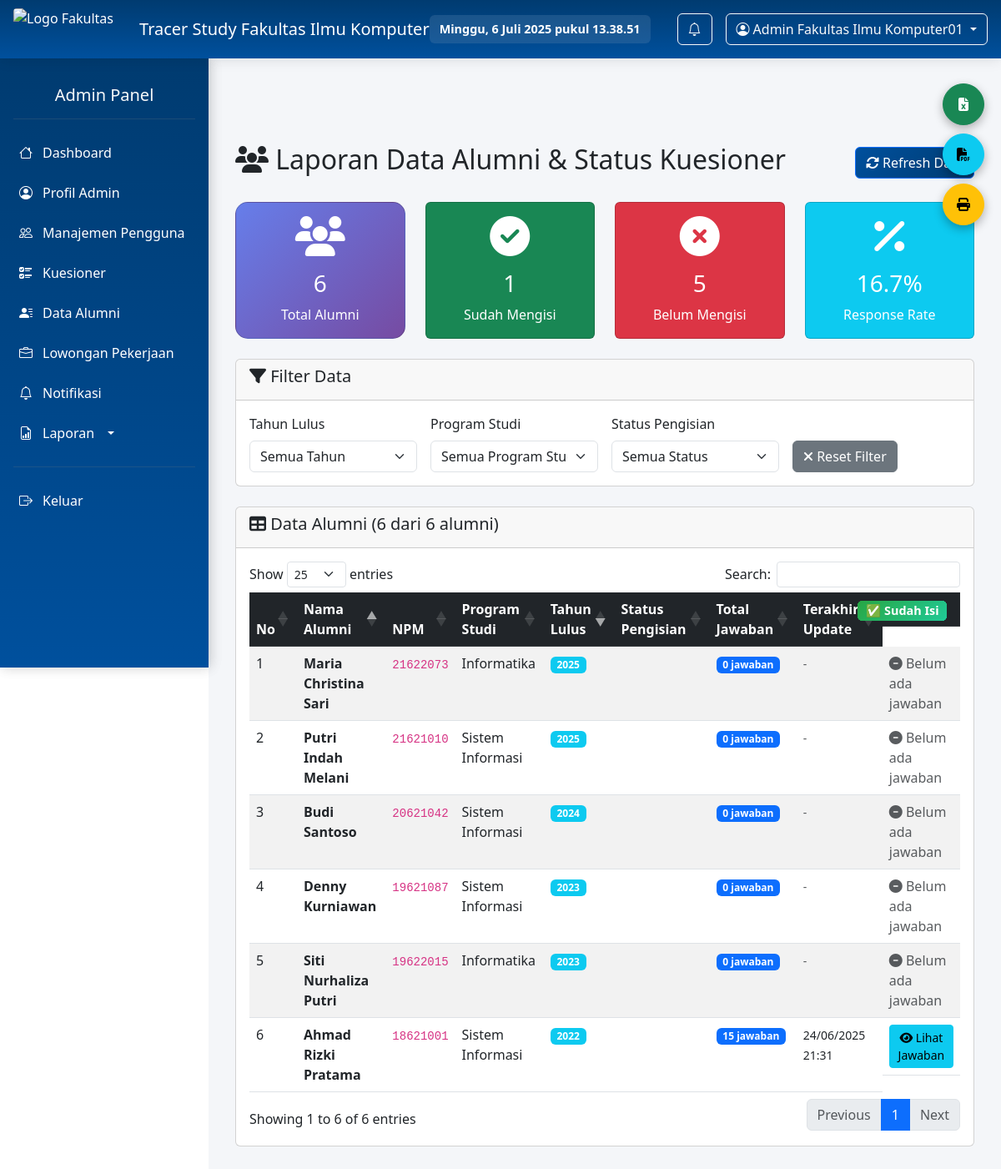
The page /laporan-data.php (signed in) on the database its author committed.
### tables this page shows
CREATE TABLE `alumni` (
  `id` int(11) NOT NULL,
  `npm` varchar(20) NOT NULL,
  `nama_lengkap` varchar(100) NOT NULL,
  `nama_universitas` varchar(100) DEFAULT 'Universitas Yapis Papua',
  `jenis_kelamin` enum('Laki-Laki','Perempuan') NOT NULL,
  `tanggal_lahir` date DEFAULT NULL,
  `fakultas` varchar(255) DEFAULT 'Fakultas Ilmu Komputer',
  `program_studi` enum('Sistem Informasi','Informatika') DEFAULT NULL,
  `judul_ta` text DEFAULT NULL,
  `tahun_masuk` year(4) NOT NULL,
  `tahun_lulus` year(4) NOT NULL,
  `ipk` decimal(3,2) DEFAULT NULL,
  `email` varchar(100) NOT NULL,
  `no_hp` varchar(15) NOT NULL,
  `nik` char(16) DEFAULT NULL,
  `npwp` char(15) DEFAULT NULL,
  `password` varchar(255) DEFAULT NULL,
  `foto` varchar(255) DEFAULT NULL,
  `status_utama` enum('pending_verifikasi','active','inactive','rejected','terklaim') DEFAULT 'pending_verifikasi',
  `status_kuesioner` enum('belum_isi','sudah_isi') DEFAULT 'belum_isi',
  `last_login` datetime DEFAULT NULL,
  `verified_at` datetime DEFAULT NULL,
  `verified_by` int(11) DEFAULT NULL,
  `rejected_reason` text DEFAULT NULL,
  `klaim_at` datetime DEFAULT NULL,
  `waktu_pengisian_kuesioner` datetime DEFAULT NULL,
  `created_at` timestamp NOT NULL DEFAULT current_timestamp(),
  `updated_at` timestamp NOT NULL DEFAULT current_timestamp() ON UPDATE current_timestamp()
);

### laporan-data.php (the view, shortened to what this page needs)
<?php
include 'koneksi.php';
$where_conditions = [];
$having_conditions = [];
$where_clause = !empty($where_conditions) ? 'WHERE ' . implode(' AND ', $where_conditions) : '';
$having_clause = !empty($having_conditions) ? 'HAVING ' . implode(' AND ', $having_conditions) : '';
$query = "
    SELECT
        a.id,
        a.nama_lengkap AS nama_lengkap,
        a.npm AS npm,
        a.program_studi AS program_studi,
        a.tahun_lulus AS tahun_lulus,
        CASE
            WHEN k.jawaban IS NOT NULL THEN '✅ Sudah Isi'
            ELSE '❌ Belum Isi'
        END AS status_pengisian,
        COUNT(DISTINCT k.pertanyaan_id) as total_jawaban,
        MAX(k.waktu_pengisian) as terakhir_isi
    FROM alumni a
    LEFT JOIN kuesioner_jawaban k ON a.id = k.alumni_id AND k.is_latest = 1
    $where_clause
    GROUP BY a.id
    $having_clause
    ORDER BY a.tahun_lulus DESC, a.nama_lengkap ASC
";
$result = mysqli_query($conn, $query);
$alumniData = [];
while ($row = mysqli_fetch_assoc($result)) {
    $alumniData[] = $row;
}
$stats_query = "
    SELECT
        COUNT(*) as total_alumni,
        SUM(CASE WHEN k.alumni_id IS NOT NULL THEN 1 ELSE 0 END) as sudah_isi,
        SUM(CASE WHEN k.alumni_id IS NULL THEN 1 ELSE 0 END) as belum_isi
    FROM alumni a
    LEFT JOIN (
        SELECT DISTINCT alumni_id
        FROM kuesioner_jawaban
        WHERE is_latest = 1
    ) k ON a.id = k.alumni_id
    $where_clause
";
$stats_result = mysqli_query($conn, $stats_query);
$stats = mysqli_fetch_assoc($stats_result);
$pageTitle = "Laporan Data Alumni & Status Kuesioner";
?>
<!DOCTYPE html>
<html lang="id">
<head>
    <link href="styless.css?v=1.0" rel="stylesheet" />
    <link href="https://cdn.jsdelivr.net/npm/bootstrap@5.3.0/dist/css/bootstrap.min.css" rel="stylesheet">
    <link href="https://cdn.jsdelivr.net/npm/bootstrap-icons@1.10.5/font/bootstrap-icons.css" rel="stylesheet">
    <link href="https://cdnjs.cloudflare.com/ajax/libs/font-awesome/6.4.0/css/all.min.css" rel="stylesheet">
    <link href="https://cdn.datatables.net/1.13.6/css/dataTables.bootstrap5.min.css" rel="stylesheet">
</head>
<body>
    <?php include 'header.php'; ?>
    <nav class="sidebar print-hide"><?php include 'sidebar.php'; ?></nav>
    <div class="export-buttons print-hide">
        <button class="btn btn-success btn-float" onclick="exportToExcel()" title="Export ke Excel">
            <i class="fas fa-file-excel"></i>
        </button>
        <button class="btn btn-info btn-float" onclick="exportToPDF()" title="Export ke PDF">
            <i class="fas fa-file-pdf"></i>
        </button>
        <button class="btn btn-warning btn-float" onclick="window.print()" title="Print">
            <i class="fas fa-print"></i>
        </button>
    </div>
    <main>
        <div class="d-flex justify-content-between align-items-center mb-4 print-hide">
            <h2><i class="fas fa-users"></i> <?= $pageTitle ?></h2>
            <button class="btn btn-primary" onclick="location.reload()">
                <i class="fas fa-sync-alt"></i> Refresh Data
            </button>
        </div>
        <div class="row mb-4">
            <div class="col-md-3">
                <div class="card stats-card">
                    <div class="card-body text-center">
                        <i class="fas fa-users fa-3x mb-3"></i>
                        <h3><?= $stats['total_alumni'] ?></h3>
                        <p class="mb-0">Total Alumni</p>
                    </div>
                </div>
            </div>
            <div class="col-md-3">
                <div class="card bg-success text-white">
                    <div class="card-body text-center">
                        <i class="fas fa-check-circle fa-3x mb-3"></i>
                        <h3><?= $stats['sudah_isi'] ?></h3>
                        <p class="mb-0">Sudah Mengisi</p>
                    </div>
                </div>
            </div>
            <div class="col-md-3">
                <div class="card bg-danger text-white">
                    <div class="card-body text-center">
                        <i class="fas fa-times-circle fa-3x mb-3"></i>
                        <h3><?= $stats['belum_isi'] ?></h3>
                        <p class="mb-0">Belum Mengisi</p>
                    </div>
                </div>
            </div>
            <div class="col-md-3">
                <div class="card bg-info text-white">
                    <div class="card-body text-center">
                        <i class="fas fa-percentage fa-3x mb-3"></i>
                        <h3><?= $stats['total_alumni'] > 0 ? round(($stats['sudah_isi'] / $stats['total_alumni']) * 100, 1) : 0 ?>%</h3>
                        <p class="mb-0">Response Rate</p>
                    </div>
                </div>
            </div>
        </div>
        <div class="card mb-4 print-hide">
            <div class="card-header">
                <h5><i class="fas fa-filter"></i> Filter Data</h5>
            </div>
            <div class="card-body">
                <form method="GET" class="row g-3">
                    <div class="col-md-3">
                        <label class="form-label">Tahun Lulus</label>
                        <select name="tahun" class="form-select" onchange="this.form.submit()">
                            <option value="">Semua Tahun</option>
                        </select>
                    </div>
                    <div class="col-md-3">
                        <label class="form-label">Program Studi</label>
                        <select name="prodi" class="form-select" onchange="this.form.submit()">
                            <option value="">Semua Program Studi</option>
                        </select>
                    </div>
                    <div class="col-md-3">
                        <label class="form-label">Status Pengisian</label>
                        <select name="status" class="form-select" onchange="this.form.submit()">
                            <option value="">Semua Status</option>
                        </select>
                    </div>
                    <div class="col-md-3">
                        <label class="form-label">&nbsp;</label>
                        <div>
                            <a href="?" class="btn btn-secondary">
                                <i class="fas fa-times"></i> Reset Filter
                            </a>
                        </div>
                    </div>
                </form>
            </div>
        </div>
        <div class="card">
            <div class="card-header">
                <h5><i class="fas fa-table"></i> Data Alumni (<?= count($alumniData) ?> dari <?= $stats['total_alumni'] ?> alumni)</h5>
            </div>
            <div class="card-body">
                <div class="table-responsive">
                    <table id="alumniTable" class="table table-striped table-hover">
                        <thead class="table-dark">
                            <tr>
                                <th>No</th>
                                <th>Nama Alumni</th>
                                <th>NPM</th>
                                <th>Program Studi</th>
                                <th>Tahun Lulus</th>
                                <th>Status Pengisian</th>
                                <th>Total Jawaban</th>
                                <th>Terakhir Update</th>
                                <th class="print-hide">Aksi</th>
                            </tr>
                        </thead>
                        <tbody>
                            <?php if (empty($alumniData)): ?>
                                <tr>
                                    <td colspan="9" class="text-center">
                                        <div class="py-4">
                                            <i class="fas fa-search fa-3x text-muted mb-3"></i>
                                            <h5 class="text-muted">Tidak ada data yang ditemukan</h5>
                                            <p class="text-muted">Silakan ubah filter pencarian Anda</p>
                                        </div>
                                    </td>
                                </tr>
                            <?php else: ?>
                                <?php foreach ($alumniData as $index => $alumni): ?>
                                    <tr>
                                        <td><?= $index + 1 ?></td>
                                        <td>
                                            <strong><?= htmlspecialchars($alumni['nama_lengkap']) ?></strong>
                                        </td>
                                        <td>
                                            <code><?= htmlspecialchars($alumni['npm']) ?></code>
                                        </td>
                                        <td><?= htmlspecialchars($alumni['program_studi']) ?></td>
                                        <td>
                                            <span class="badge bg-info"><?= htmlspecialchars($alumni['tahun_lulus']) ?></span>
                                        </td>
                                        <td>
                                            <?php if (strpos($alumni['status_pengisian'], 'Sudah') !== false): ?>
                                                <span class="badge bg-success status-badge"><?= $alumni['status_pengisian'] ?></span>
                                            <?php else: ?>
                                                <span class="badge bg-danger status-badge"><?= $alumni['status_pengisian'] ?></span>
                                            <?php endif; ?>
                                        </td>
                                        <td>
                                            <span class="badge bg-primary"><?= $alumni['total_jawaban'] ?> jawaban</span>
                                        </td>
                                        <td>
                                            <?php if ($alumni['terakhir_isi']): ?>
                                                <small><?= date('d/m/Y H:i', strtotime($alumni['terakhir_isi'])) ?></small>
                                            <?php else: ?>
                                                <small class="text-muted">-</small>
                                            <?php endif; ?>
                                        </td>
                                        <td class="print-hide">
                                            <?php if (strpos($alumni['status_pengisian'], 'Sudah') !== false): ?>
                                                <a href="lihat_jawaban.php?alumni_id=<?= $alumni['id'] ?>" class="btn btn-info btn-sm">
                                                    <i class="fas fa-eye"></i> Lihat Jawaban
                                                </a>
                                            <?php else: ?>
                                                <span class="text-muted">
                                                    <i class="fas fa-minus-circle"></i> Belum ada jawaban
                                                </span>
                                            <?php endif; ?>
                                        </td>
                                    </tr>
                                <?php endforeach; ?>
                            <?php endif; ?>
                        </tbody>
                    </table>
                </div>
            </div>
        </div>
    </main>
</body>
</html>

### header.php (shortened to what this page needs)
<?php
require_once 'koneksi.php';
$nama = 'Pengguna';
$role = $_SESSION['role'] ?? null;
$id = $_SESSION['id'] ?? null;
if ($role && $id) {
    switch ($role) {
        case 'admin':
            $stmt = $conn->prepare("SELECT nama_admin AS nama FROM admin WHERE user_id = ?");
            break;
    }
    if ($stmt) {
        $stmt->bind_param("i", $id);
        $stmt->execute();
        $result = $stmt->get_result();
        if ($data = $result->fetch_assoc()) {
            $nama = $data['nama'];
        }
    }
}
?>
<header class="d-flex justify-content-between align-items-center p-3 bg-primary text-white">
    <div class="header-left d-flex align-items-center">
        <img src="images/logoYapis.png" alt="Logo Fakultas" style="height: 50px; margin-right: 15px;">
        <h5 class="mb-0">Tracer Study Fakultas Ilmu Komputer</h5>
    </div>
    <div class="header-right d-flex align-items-center gap-3">
        <div id="realtimeDateTime" class="me-3 small"></div>
        <div class="dropdown">
            <a class="btn btn-outline-light position-relative" href="notifikasi.php">
                <i class="bi bi-bell"></i>
            </a>
        </div>
        <div class="dropdown">
            <button class="btn btn-outline-light dropdown-toggle" type="button" data-bs-toggle="dropdown" aria-expanded="false">
                <i class="bi bi-person-circle me-1"></i><?= htmlspecialchars($nama) ?>
            </button>
        </div>
    </div>
</header>

### rows shown on the page
alumni: nama_lengkap "Maria Christina Sari", npm "21622073", program_studi "Informatika", tahun_lulus "2025", total_jawaban "0", shows "Belum ada jawaban"
alumni: nama_lengkap "Putri Indah Melani", npm "21621010", program_studi "Sistem Informasi", tahun_lulus "2025", total_jawaban "0", shows "Belum ada jawaban"
alumni: nama_lengkap "Budi Santoso", npm "20621042", program_studi "Sistem Informasi", tahun_lulus "2024", total_jawaban "0", shows "Belum ada jawaban"
alumni: nama_lengkap "Denny Kurniawan", npm "19621087", program_studi "Sistem Informasi", tahun_lulus "2023", total_jawaban "0", shows "Belum ada jawaban"
alumni: nama_lengkap "Siti Nurhaliza Putri", npm "19622015", program_studi "Informatika", tahun_lulus "2023", total_jawaban "0", shows "Belum ada jawaban"
alumni: nama_lengkap "Ahmad Rizki Pratama", npm "18621001", program_studi "Sistem Informasi", tahun_lulus "2022", status_pengisian "✅ Sudah Isi", total_jawaban "15", terakhir_isi "24/06/2025 21:31"

### other values the page prints
$nama "Admin Fakultas Ilmu Komputer01"
$role "Admin"
$pageTitle "Laporan Data Alumni & Status Kuesioner"
$stats['total_alumni'] "6"
$stats['sudah_isi'] "1"
$stats['belum_isi'] "5"
count($alumniData) "6"
